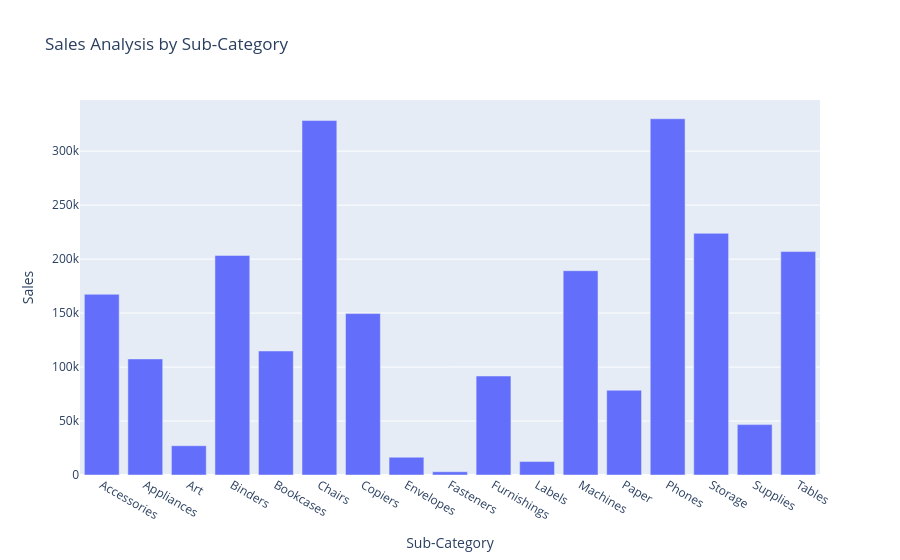

Notebook code for this chart:
### Code cell
fig=px.bar(sales_by_subcategory, x='Sub-Category', y='Sales', title="Sales Analysis by Sub-Category")
fig.show()

### Figure 1 — Plotly figure (JSON) as saved in the notebook; plotly's stock layout.template omitted (floating-point values rounded to 4 significant figures)
{"data": [{"hovertemplate": "Sub-Category=%{x}<br>Sales=%{y}<extra></extra>", "legendgroup": "", "marker": {"color": "#636efa", "pattern": {"shape": ""}}, "name": "", "orientation": "v", "showlegend": false, "textposition": "auto", "type": "bar", "x": ["Accessories", "Appliances", "Art", "Binders", "Bookcases", "Chairs", "Copiers", "Envelopes", "Fasteners", "Furnishings", "Labels", "Machines", "Paper", "Phones", "Storage", "Supplies", "Tables"], "xaxis": "x", "y": [167400.0, 107500.0, 27120.0, 203400.0, 114900.0, 328400.0, 149500.0, 16480.0, 3024.0, 91710.0, 12490.0, 189200.0, 78480.0, 330000.0, 223800.0, 46670.0, 207000.0], "yaxis": "y"}], "layout": {"barmode": "relative", "legend": {"tracegroupgap": 0}, "title": {"text": "Sales Analysis by Sub-Category"}, "xaxis": {"anchor": "y", "domain": [0, 1], "title": {"text": "Sub-Category"}}, "yaxis": {"anchor": "x", "domain": [0, 1], "title": {"text": "Sales"}}}}
